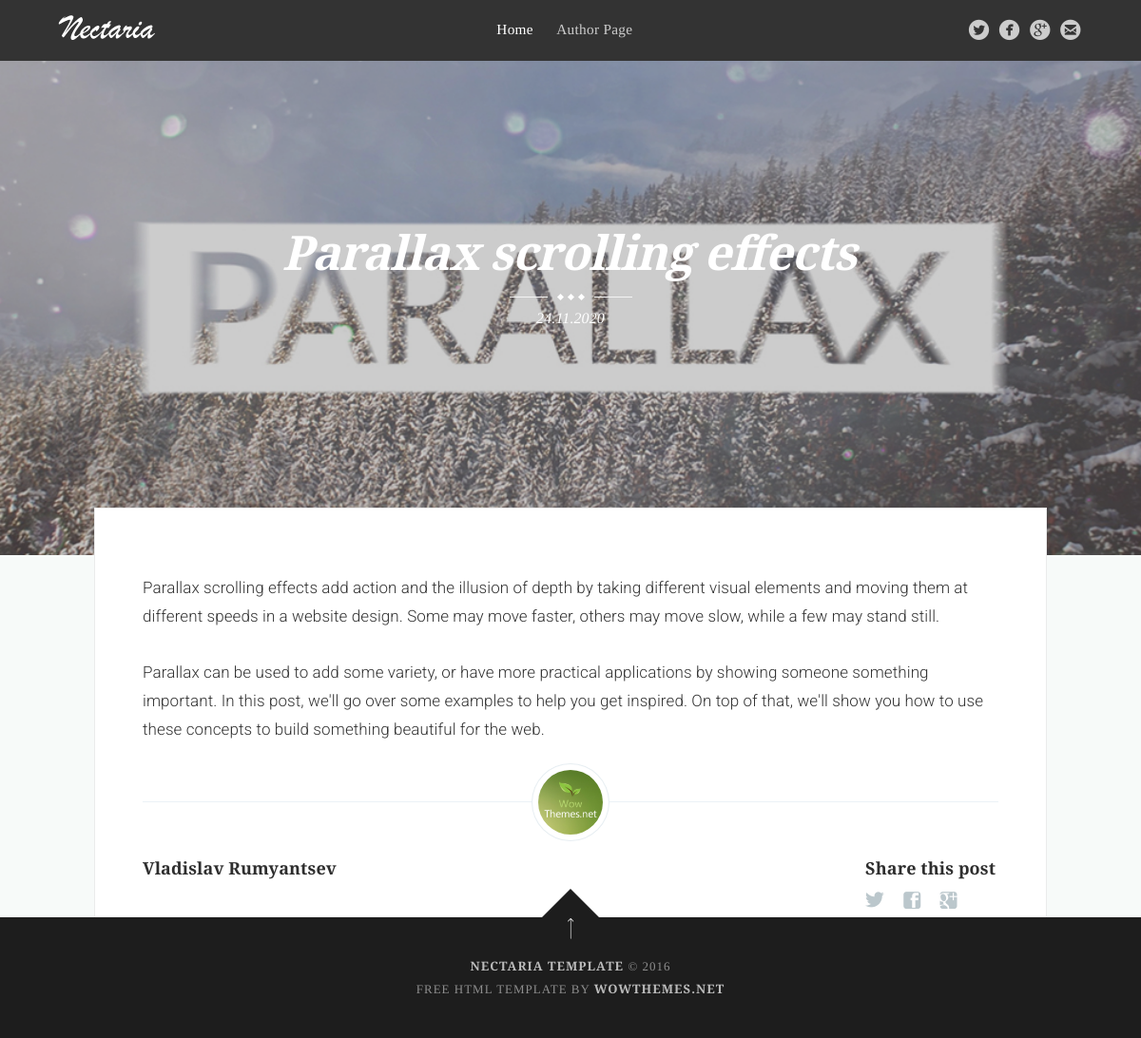
Screenshot of /post/parallax-scrolling-effects with the database file from the repository.
### blog/models.py (models this page shows, shortened)
class Post(models.Model):
    title = models.CharField(max_length=255)
    slug = models.SlugField(max_length=255, verbose_name='Url', unique=True)
    author = models.CharField(max_length=100)
    content = models.TextField(max_length=255, blank=True)
    created_at = models.DateTimeField(
        auto_now_add=True, verbose_name='Published')
    image = models.ImageField(upload_to='photos/%Y/%m/%d/', blank=True)
    class Meta:
        ordering = ['-created_at']

### blog/views.py (the view)
# urls.py: path('post/<str:slug>', GetPost.as_view(), name='post'),
class GetPost(DetailView):
    model = Post
    template_name = 'blog/single.html'
    context_object_name = 'post'
    def get_context_data(self, *, object_list=None, **kwargs):
        context = super().get_context_data(**kwargs)
        return context

### blog/templates/blog/single.html (shortened to what this page needs)
{% load static %}
<!DOCTYPE html>
<html>
<head>
    <link rel="stylesheet" type="text/css" href="{% static 'css/screen.css' %}" />
</head>
<body class="post-template">
    <div class="site-wrapper">
        <nav class="main-nav overlay clearfix">
            <a class="blog-logo" href="{% url 'home' %}"><img src="{% static 'img/logo.png' %}"
                    alt="Fashion Critiques" /></a>
            <ul id="menu">
                <li class="nav-home nav-current" role="presentation"><a href="{% url 'home' %}">Home</a></li>
                <li class="nav-author-page" role="presentation"><a href="http://vladru.site/">Author Page</a></li>
                <span class="socialheader">
                    <a href="#"><span class='symbol'>circletwitterbird</span></a>
                    <a href="#"><span class='symbol'>circlefacebook</span></a>
                    <a href="#"><span class='symbol'>circlegoogleplus</span></a>
                    <a href="mailto:wowthemesnet@gmail.com"><span class='symbol'>circleemail</span></a>
                </span>
            </ul>
        </nav>
        <header class="main-header post-head " style="background-image: url({{ post.image.url }})">
            <div class="vertical">
                <div class="main-header-content inner">
                    <h1 class="post-title">{{ post.title }}</h1>
                    <div class="entry-title-divider">
                        <span></span><span></span><span></span>
                    </div>
                    <section class="post-meta">
                        <time class="post-date">{{ post.created_at|date:"d.m.Y" }}</time>
                    </section>
                </div>
            </div>
        </header>
        <main id="content" class="content" role="main">
            <div class="wraps">
                <article class="post featured">
                    <section class="post-content">
                        <p>{{ post.content|safe }}</p>
                    </section>
                    <footer class="post-footer">
                        <figure class="author-image">
                            <a class="img" style="background-image: url({% static 'img/gravatar.jpg' %})"></a>
                        </figure>
                        <section class="author">
                            <h4><a href="http://vladru.site/">{{ post.author }}</a></h4>
                        </section>
                        <section class="share">
                            <h4>Share this post</h4>
                            <a class="icon-twitter"
                                href="https://twitter.com/intent/tweet?text=Once%20Upon%20a%20Time&amp;url=#"
                                onclick="window.open(this.href, 'twitter-share', 'width=550,height=235');return false;">
                            </a>
                            <a class="icon-facebook" href="https://www.facebook.com/sharer/sharer.php?u=#"
                                onclick="window.open(this.href, 'facebook-share','width=580,height=296');return false;">
                            </a>
                            <a class="icon-google-plus" href="https://plus.google.com/share?url=#"
                                onclick="window.open(this.href, 'google-plus-share', 'width=490,height=530');return false;">
                            </a>
                        </section>
                    </footer>
                </article>
            </div>
        </main>
        <footer class="site-footer clearfix">
            <a href="#top" id="back-to-top" class="back-top"></a>
            <div class="text-center">
                <a href="">Nectaria Template</a> &copy; 2016<br />
                Free HTML Template by <a href="https://wowthemes.net">WowThemes.net</a>
            </div>
        </footer>
    </div>
</body>
</html>

### rows the page displays
Post: image (picture), title "Parallax scrolling effects", created_at "24.11.2020", content "Parallax scrolling effects add action and the illusion of depth by taking different visual elements and moving them at different speeds in a website design. Some may move faster, others may move slow, while a few may stand still. Parallax can be used to add some variety, or have more practical applications by showing someone something important. In this post, we'll go over some examples to help you get inspired. On top of that, we'll show you how to use these concepts to build something beautiful for the web.", author "Vladislav Rumyantsev"
